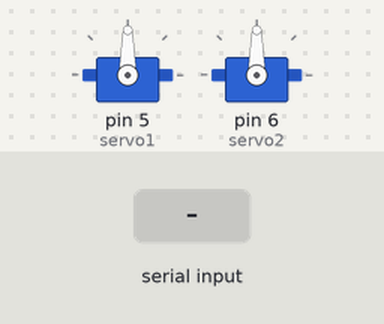
A sketch run on a simulated Arduino Uno, built with avr-gcc and run on an emulated ATmega328P. On the bench: 2 × servo. The inputs (shaded band) are chosen by the test bench.

Above: at 1.2 s.
1.3 s: "90,45\n" received over Serial
At 3.1 s:
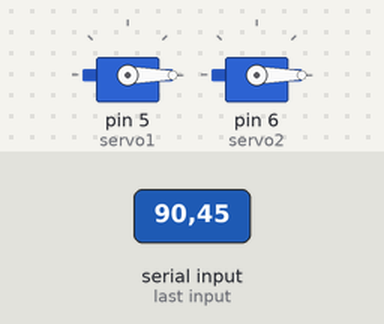
Timing chart, 0 to 4.6 s (numbered marks = the images above; inputs shaded):
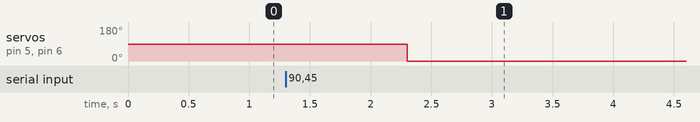

The sketch:

arduinoCode.ino
```cpp
# include <Servo.h>
String cmd;
String theta1;
String theta2;
float angle_1 ;
float angle_2;

Servo servo1;
Servo servo2;
void setup() {
  // put your setup code here, to run once:
servo1.attach(5);
servo2.attach(6);
Serial.begin(115200);
}

void loop() {
  // put your main code here, to run repeatedly:
  while(Serial.available()==0){
  }
  cmd=Serial.readStringUntil('\r');
  if (cmd==theta1){
    cmd=theta1;
  }
  if (cmd==theta2){
    cmd=theta2;
  }
  angle_1=theta1.toFloat();
  angle_2=theta2.toFloat();

  servo1.write(angle_1);
  servo2.write(angle_2);
}
```

Measured:
- after the input at 1.3 s, servo on pin 5 (servo1), servo on pin 6 (servo2): 90° → 0° after 1.0 s
